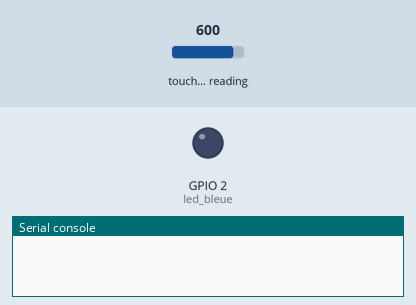
This program was run on a simulated ESP32 board running MicroPython. On the bench: output pins drawn as LEDs (lit = HIGH), the last lines printed to the serial console. Inputs (shaded band) come from the test bench; at power-on: touch-pad reading 600. At 10.1 s the program stops and its outputs stay as they are.

Above: at 1.2 s.
1.3 s: touch-pad reading set to 211
2.8 s: touch-pad reading set to 192
At 3.7 s:
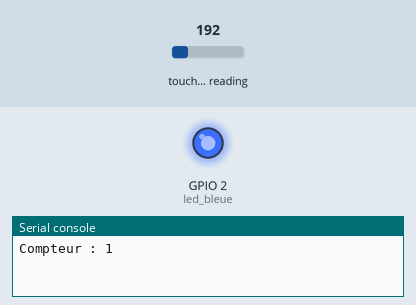
Timing chart, 0 to 5.8 s (numbered marks = the images above; inputs shaded):
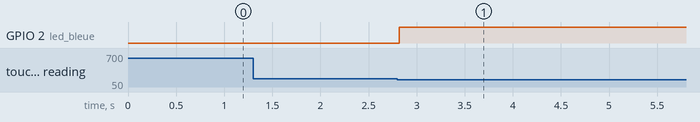

The program:

touchpad-comptage-ok.py
```python
from machine import TouchPad, Pin
from time import sleep

tp1 = TouchPad(Pin(15))
led_bleue = Pin(2, Pin.OUT)
compt = 0
seuil = 200
ancien_etat = tp1.read()

for boucle in range (500) :        # duree de la boucle : 10 s
    etat = tp1.read() < seuil      # le test renvoie 1 si on touche
    if etat and not ancien_etat :  # si front montant
        compt = compt + 1          # on incremente
        print("Compteur :",compt)
        led_bleue.value(not led_bleue.value()) # bascule de led_bleue
    ancien_etat = etat             # memorisation ancien etat
    sleep(.02)                     # temps de cycle
```

Measured:
- the behaviour switches between 200 and 199 on touch-pad reading (found by bisection; images 0 and 1)
- after the input at 1.3 s, every drawn part: stays the same
- after the input at 2.8 s, GPIO 2 (led_bleue): LOW → HIGH at once
